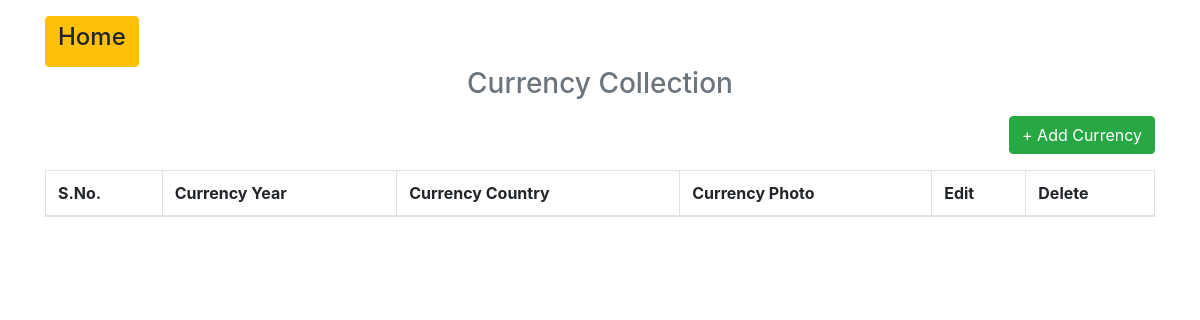
The app's page /index, older data.
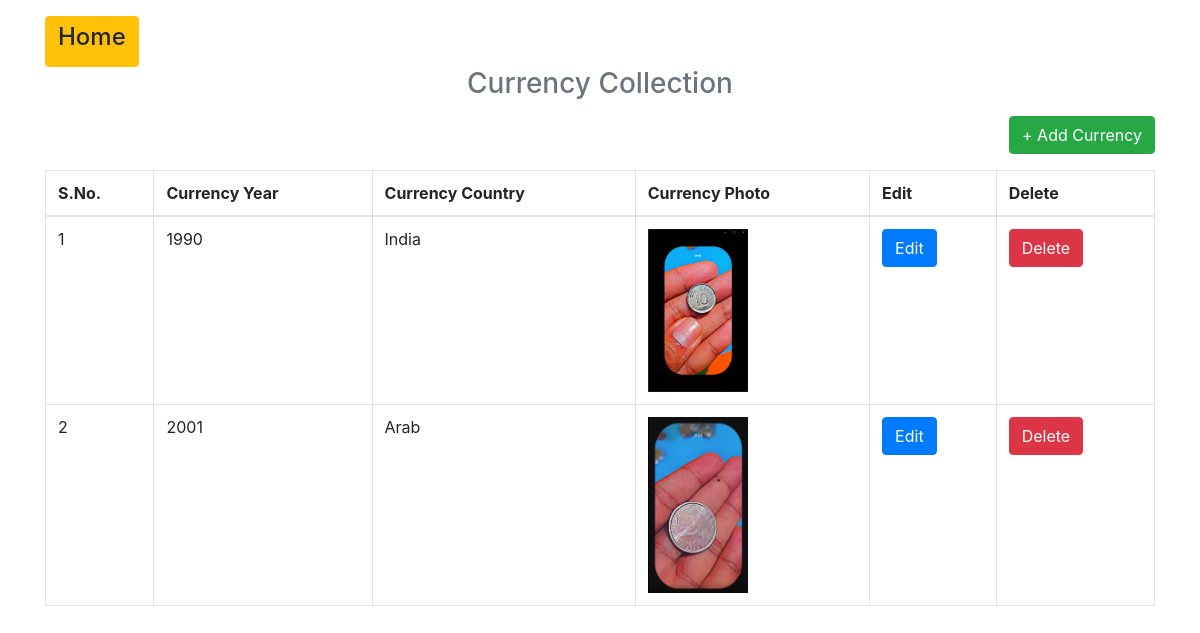
The same page, newer data.
### tables this page shows
CREATE TABLE "users" (
	"UID"	    INTEGER PRIMARY KEY AUTOINCREMENT,
	"UNAME"	    TEXT,
	"FILE"	    TEXT,
	"CONTACT"	TEXT
);

### app.py (the view)
@app.route("/")
@app.route("/index")
def index():
    con=sql.connect("db_web.db")
    con.row_factory=sql.Row
    cur=con.cursor()
    cur.execute("select * from users")
    data=cur.fetchall()
    return render_template("index.html",datas=data)

### templates/index.html
{% extends 'layout.html' %}
{% block body %}
    <a target="_blank" href="https://photos.app.goo.gl/QbdPwKmfdG5onDyS7">
      <h3 class='text-center text-muted mb-3'>Currency Collection</h3>
    </a>
    <p class='text-right'><a href='{{url_for("add_user")}}' class='btn btn-success'>+ Add Currency</a></p>
  <table class='table table-bordered'>
    <thead>
      <th>S.No.</th>
      <th>Currency Year</th>
      <th>Currency Country</th>
      <th>Currency Photo</th>
      <th>Edit</th>
      <th>Delete</th>
    </thead>
    <tbody>
      {% for row in datas %}
        <tr>
          <td>{{loop.index}}</td>
          <td>{{row.UNAME}}</td>
          <td>{{row.CONTACT}}</td>
          <td>
            <a target="_blank" href="/static/files/{{row.FILE}}">
                <img id="myImg" src="/static/files/{{row.FILE}}" alt="{{row.FILE}}" style="width:100%;max-width:100px">
            </a>
          </td>
          <td><a href='{{url_for("edit_user",uid=row.UID)}}' class='btn btn-primary'>Edit</a></td>
          <td><a href='{{url_for("delete_user",uid=row.UID)}}' class='btn btn-danger' onclick='return confirm("Are You Sure")'>Delete</a></td>
        </tr>
      {%endfor%}
    </tbody>
  </table>
{% endblock %}

### templates/layout.html (shortened to what this page needs)
<html>
  <head>
    <link rel="stylesheet" href="https://maxcdn.bootstrapcdn.com/bootstrap/4.0.0/css/bootstrap.min.css">
  </head>
  <body>
    <div class='container pt-3'>
    <a class='btn btn-warning' href="/">
        <h4>
            Home
        </h4>
    </a>
      {% block body %}
      {% endblock %}
    </div>
  </body>
</html>

Row changes from the older to the newer data that the page shows:
added users: UNAME "1990", CONTACT "India", FILE (picture)
added users: UNAME "2001", CONTACT "Arab", FILE (picture)
